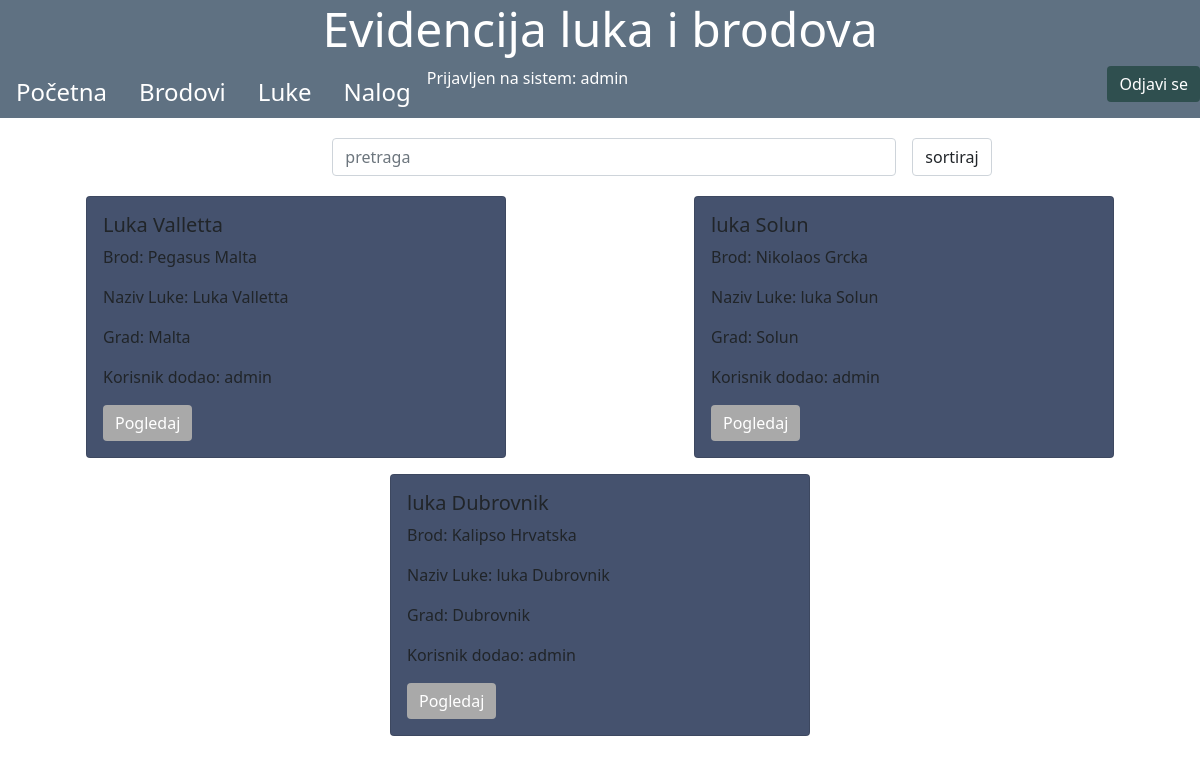
Screenshot of /pocetna.php (signed in) with the database file from the repository.
### tables this page shows
CREATE TABLE `luke` (
  `id` int(11) NOT NULL,
  `nazivLuke` varchar(255) NOT NULL,
  `grad` varchar(255) NOT NULL,
  `korisnik_id` int(11) NOT NULL,
  `brod_id` int(11) NOT NULL
);

CREATE TABLE `brodovi` (
  `id` int(11) NOT NULL,
  `nazivBroda` varchar(255) NOT NULL,
  `zemljaPorekla` varchar(255) NOT NULL,
  `vrstaBroda` varchar(255) NOT NULL
);

CREATE TABLE `korisnici` (
  `id` int(11) NOT NULL,
  `username` varchar(255) NOT NULL,
  `password` varchar(255) NOT NULL,
  `ime` varchar(255) NOT NULL,
  `prezime` varchar(255) NOT NULL,
  `datumRodjenja` date NOT NULL,
  `pol` varchar(1) NOT NULL
);

### model/luka.php (called while the page is built, shortened)
<?php
class Luka
{
    public static function getAll(mysqli $conn)
    {
        $upit = "SELECT * FROM luke";
        return $conn->query($upit);
    }
}

### model/brod.php (called while the page is built, shortened)
<?php
class Brod
{
    public static function getBrod($id, mysqli $conn){
        $upit = "SELECT * FROM brodovi WHERE id='$id'";
        $brod = array();
        if($obj = $conn->query($upit)){
            while($red = $obj->fetch_array(1)){
                $brod[]= $red;
            }
        }
        return $brod;
    }
}

### model/Korisnik.php (called while the page is built, shortened)
<?php
class Korisnik
{
    public static function getKorisnik($id, mysqli $conn){
        $upit = "SELECT * FROM korisnici WHERE id='$id'";
        $korisnik = array();
        if($obj = $conn->query($upit)){
            while($red = $obj->fetch_array(1)){
                $korisnik[]= $red;
            }
        }
        return $korisnik;
    }
}

### Pocetna.php (the view, shortened to what this page needs)
<?php
require "model/Korisnik.php";
require "model/brod.php";
require "model/luka.php";
?>
<!doctype html>
<html lang="en">
<head>
    <link href="https://cdn.jsdelivr.net/npm/bootstrap@5.1.3/dist/css/bootstrap.min.css" rel="stylesheet">
    <link href="css/style.css" rel="stylesheet">
</head>
<body>
<div class="header">
    <div class="naslov">
        <h1>Evidencija luka i brodova</h1>
    </div>
    <div class="navigacija d-flex justify-content-between">
        <ul class="nav" id="navigacija-lista" >
            <li class="nav-item">
            <a class="nav-link" aria-current="page" href="pocetna.php">Početna</a>
            </li>
            <li class="nav-item">
                <a class="nav-link" href="brod.php">Brodovi</a>
            </li>
            <li class="nav-item">
                <a class="nav-link" href="luka.php">Luke</a>
            </li>
            <li class="nav-item">
                <a class="nav-link" href="nalog.php">Nalog</a>
            </li>
            <li class="nav-item">
                <p class="">Prijavljen na sistem: <?=$_SESSION['current_user']?></p>
            </li>
        </ul>
        <div>
            <a class="btn btn-danger"style="background-color:rgb(47,79,79);border:none " href="odjava.php">Odjavi se</a>
        </div>
    </div>
</div>
<div class="pocetnaStranaSadrzaj">
    <div class="d-flex p-1 justify-content-center align-items-center">
        <div>
            <h3>Sve luke</h3>
        </div>
        <div class="w-50 p-3">
            <input class="form-control" type="text" placeholder="pretraga" id="pretraga">
        </div>
        <div>
            <input class="form-control" type="button" id="sortBtn" value="sortiraj">
        </div>
    </div>
</div>
<div class="row row-cols-1 row-cols-sm-2 g-3 justify-content-center">
<?php
        $luke=Luka::getAll($konekcija);
        while (($luka=$luke->fetch_assoc())!=null){?>
                <form method="post" action="luka.php"  class="col">
                    <div class="card" style="background-color: rgba(42,57,89,0.87); width: 35vw; margin-left: auto; margin-right: auto">
                        <div class="card-body">
                            <h5 class="card-title"><?=$luka['nazivLuke']?></h5>
                            <?php $brod=Brod::getBrod($luka['brod_id'],$konekcija)[0]?>
                            <p class="card-text">Brod: <?=$brod['nazivBroda']." ".$brod['zemljaPorekla']?></p>
                            <p class="card-text">Naziv Luke: <?=$luka['nazivLuke']?></p>
                            <p class="card-text">Grad: <?=$luka['grad']?></p>
                            <?php $korisnikK=Korisnik::getKorisnik($luka['korisnik_id'],$konekcija)[0]?>
                            <p class="card-text">Korisnik dodao: <?=$korisnikK['username']?></p>
                            <button type="submit" class="btn btn-primary" style="background-color:rgb(169,169,169);border:none ">Pogledaj</button>
                        </div>
                    </div>
                </form>
        <?php }
        ?>
    </div>
</body>
</html>

### css/style.css (style rules this page uses)
body { background-image: url("pozadina.jpg"); background-size: 100% 100%; background-repeat: no-repeat; background-attachment: fixed; }
.header { color: white; background-color: rgba(42, 66, 89, 0.75); }
.naslov { text-align: center; }
.naslov h1 { font-size: 3em; }
.navigacija ul li a { font-size: 1.5em; color: white; }
form { width: 40vw; margin-left: auto; margin-right: auto; }
.pocetnaStranaSadrzaj { color: white; }

### rows the page displays
luke: nazivLuke "Luka Valletta", brod.nazivBroda "Pegasus", brod.zemljaPorekla "Malta", grad "Malta", korisnik.username "admin"
luke: nazivLuke "luka Solun", brod.nazivBroda "Nikolaos", brod.zemljaPorekla "Grcka", grad "Solun", korisnik.username "admin"
luke: nazivLuke "luka Dubrovnik", brod.nazivBroda "Kalipso", brod.zemljaPorekla "Hrvatska", grad "Dubrovnik", korisnik.username "admin"

### other values shown
$_SESSION['current_user'] "admin"
